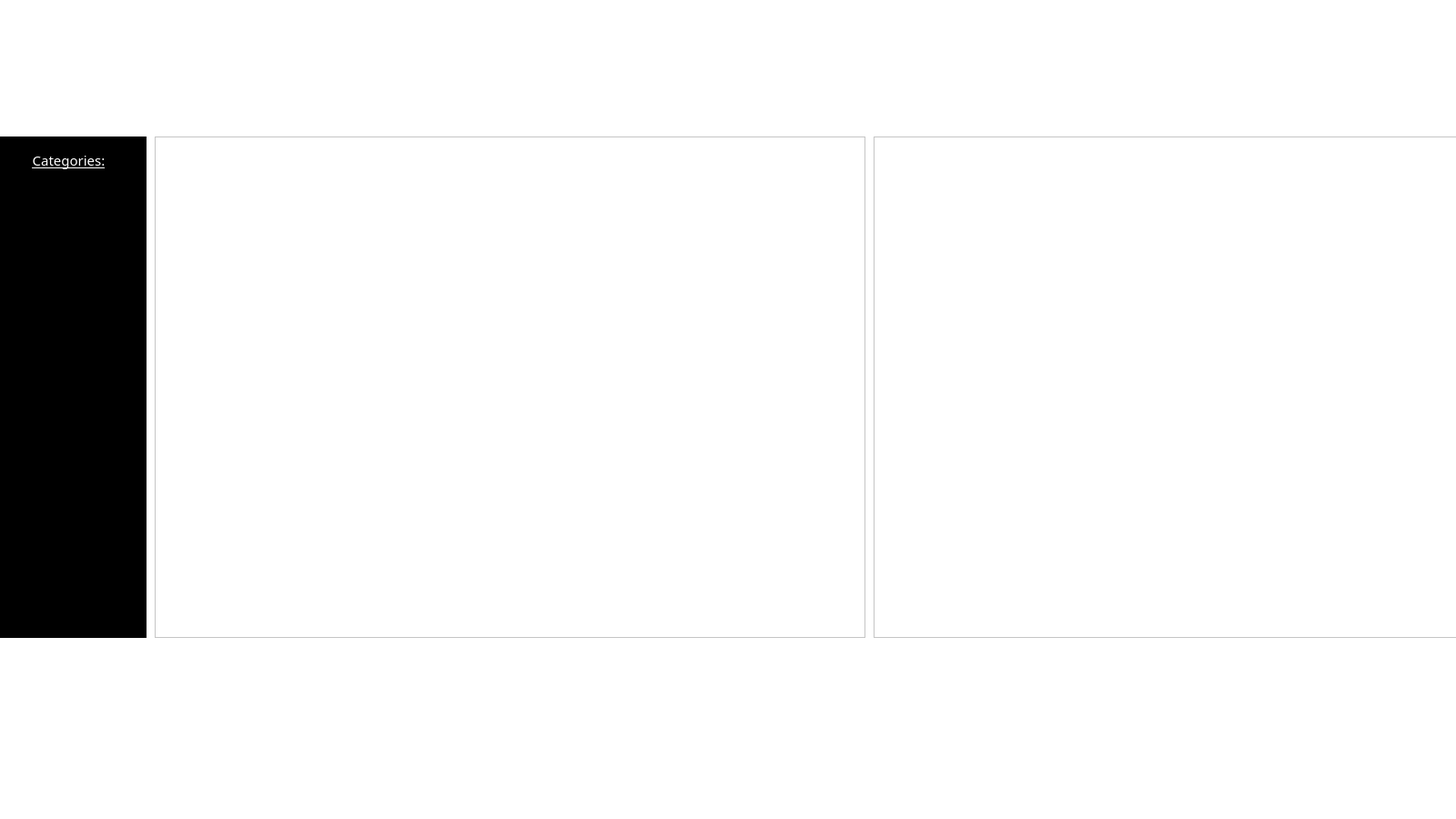
<?xml version="1.0" encoding="UTF-8"?>
<ui version="4.0">
 <class>takeawaywindow</class>
 <widget class="QWidget" name="takeawaywindow">
  <property name="geometry">
   <rect>
    <x>0</x>
    <y>0</y>
    <width>1600</width>
    <height>900</height>
   </rect>
  </property>
  <property name="windowTitle">
   <string>Form</string>
  </property>
  <property name="styleSheet">
   <string notr="true">background-color:#ffffff;</string>
  </property>
  <widget class="QWidget" name="verticalLayoutWidget">
   <property name="geometry">
    <rect>
     <x>0</x>
     <y>150</y>
     <width>161</width>
     <height>551</height>
    </rect>
   </property>
   <layout class="QVBoxLayout" name="LeftLayout">
    <property name="spacing">
     <number>15</number>
    </property>
    <item>
     <widget class="QWidget" name="widget" native="true">
      <property name="styleSheet">
       <string notr="true">background-color:#000000;
color:#ffffff;</string>
      </property>
      <widget class="QLabel" name="label">
       <property name="geometry">
        <rect>
         <x>0</x>
         <y>10</y>
         <width>151</width>
         <height>31</height>
        </rect>
       </property>
       <property name="font">
        <font>
         <family>Arial Rounded MT Bold</family>
         <pointsize>11</pointsize>
         <underline>true</underline>
        </font>
       </property>
       <property name="styleSheet">
        <string notr="true">background-color:transparent; color:#ffffff;</string>
       </property>
       <property name="text">
        <string>Categories:</string>
       </property>
       <property name="alignment">
        <set>Qt::AlignmentFlag::AlignCenter</set>
       </property>
      </widget>
     </widget>
    </item>
   </layout>
  </widget>
  <widget class="QWidget" name="verticalLayoutWidget_2">
   <property name="geometry">
    <rect>
     <x>170</x>
     <y>150</y>
     <width>781</width>
     <height>551</height>
    </rect>
   </property>
   <layout class="QVBoxLayout" name="verticalLayout">
    <item>
     <widget class="QListWidget" name="listWidget"/>
    </item>
   </layout>
  </widget>
  <widget class="QWidget" name="verticalLayoutWidget_3">
   <property name="geometry">
    <rect>
     <x>960</x>
     <y>150</y>
     <width>641</width>
     <height>551</height>
    </rect>
   </property>
   <layout class="QVBoxLayout" name="verticalLayout_2">
    <item>
     <widget class="QTableWidget" name="tableWidget"/>
    </item>
   </layout>
  </widget>
  <widget class="QPushButton" name="LogOut">
   <property name="geometry">
    <rect>
     <x>40</x>
     <y>40</y>
     <width>101</width>
     <height>61</height>
    </rect>
   </property>
   <property name="styleSheet">
    <string notr="true">background-color:transparent; 
color:#ffffff;
</string>
   </property>
   <property name="text">
    <string/>
   </property>
   <property name="iconSize">
    <size>
     <width>64</width>
     <height>64</height>
    </size>
   </property>
   <property name="flat">
    <bool>true</bool>
   </property>
  </widget>
  <widget class="QLabel" name="label_3">
   <property name="geometry">
    <rect>
     <x>0</x>
     <y>0</y>
     <width>1600</width>
     <height>900</height>
    </rect>
   </property>
   <property name="styleSheet">
    <string notr="true">QLabel {
    background-image: url(&quot;:/new/prefix1/background/Takawaywindow.png&quot;);
    background-repeat: no-repeat;
    background-position: center;
    width: 100%;
    height: 100%;
}</string>
   </property>
   <property name="text">
    <string/>
   </property>
  </widget>
  <widget class="QPushButton" name="GetBillButton">
   <property name="geometry">
    <rect>
     <x>1070</x>
     <y>810</y>
     <width>141</width>
     <height>51</height>
    </rect>
   </property>
   <property name="font">
    <font>
     <family>Arial Rounded MT Bold</family>
     <pointsize>11</pointsize>
    </font>
   </property>
   <property name="styleSheet">
    <string notr="true">#GetBillButton {
    background-color: transparent; /* Fully transparent background */
    border: none; /* No visible border */
    border-radius: 50%; /* Circular button */
    width: 50px; /* Fixed width */
    height: 50px; /* Fixed height */
}

#GetBillButton:hover {
    background-color: rgba(255, 0, 0, 0.1); /* Slight red tint on hover */
}

#GetBillButton:pressed {
    background-color: rgba(255, 0, 0, 0.2); /* Slightly brighter red tint on click */
}</string>
   </property>
   <property name="text">
    <string/>
   </property>
   <property name="iconSize">
    <size>
     <width>10</width>
     <height>10</height>
    </size>
   </property>
   <property name="default">
    <bool>false</bool>
   </property>
   <property name="flat">
    <bool>false</bool>
   </property>
  </widget>
  <widget class="QLabel" name="totalPriceLabel">
   <property name="geometry">
    <rect>
     <x>960</x>
     <y>710</y>
     <width>251</width>
     <height>41</height>
    </rect>
   </property>
   <property name="font">
    <font>
     <family>Arial Rounded MT Bold</family>
     <pointsize>12</pointsize>
    </font>
   </property>
   <property name="text">
    <string/>
   </property>
  </widget>
  <zorder>label_3</zorder>
  <zorder>verticalLayoutWidget</zorder>
  <zorder>verticalLayoutWidget_2</zorder>
  <zorder>verticalLayoutWidget_3</zorder>
  <zorder>LogOut</zorder>
  <zorder>GetBillButton</zorder>
  <zorder>totalPriceLabel</zorder>
 </widget>
 <resources/>
 <connections/>
</ui>
